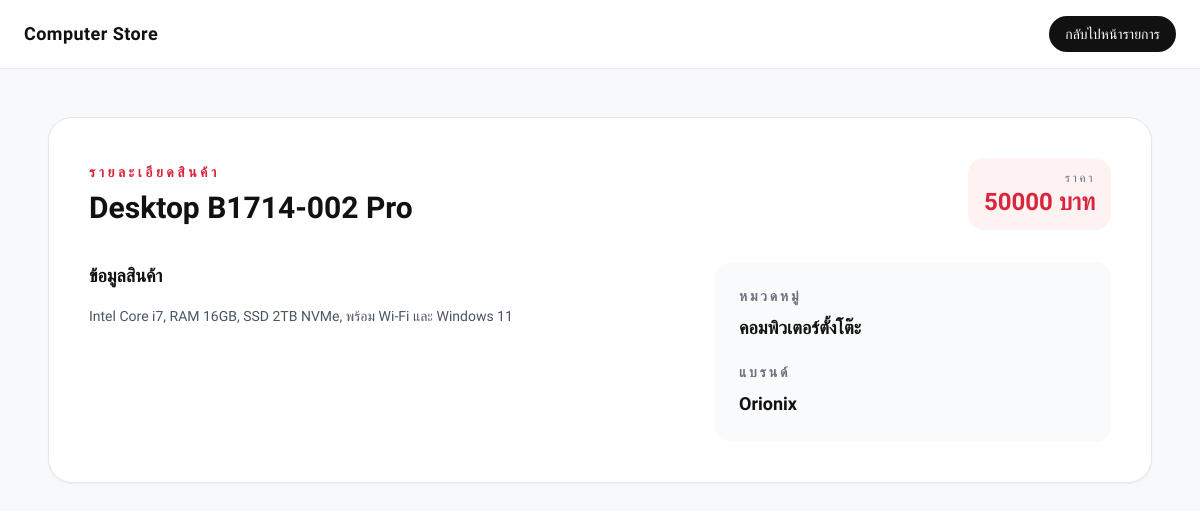
Screenshot of /products/164/ with the database file from the repository.
### shop/models.py (models this page shows, shortened)
class Product(models.Model):
    name = models.CharField(max_length=200, unique=True)
    brand = models.ForeignKey(Brand, on_delete=models.CASCADE, related_name='products')
    category = models.ForeignKey(Category, on_delete=models.CASCADE, related_name='products')
    description = models.TextField(blank=True)
    price = models.DecimalField(max_digits=10, decimal_places=2)
    created_at = models.DateTimeField(auto_now_add=True)

class Category(models.Model):
    name = models.CharField(max_length=100, unique=True)
    class Meta:
        verbose_name_plural = 'Categories'

class Brand(models.Model):
    name = models.CharField(max_length=100, unique=True)

### myapp/views.py (the view)
# urls.py: path('products/<int:product_id>/', product_detail, name='product-detail'),
def product_detail(request, product_id):
    product = get_object_or_404(ShopProduct, id=product_id)
    return render(request, 'product_detail.html', {'product': product})

### myapp/templates/product_detail.html (shortened to what this page needs)
<!doctype html>
<html lang="th">
  <head>
    <script src="https://cdn.tailwindcss.com"></script>
  </head>
  <body class="bg-paper text-ink">
    <nav class="border-b border-gray-200 bg-white/80 backdrop-blur">
      <div
        class="mx-auto flex max-w-7xl items-center justify-between px-6 py-4"
      >
        <a href="{% url 'home' %}" class="text-lg font-semibold tracking-wide"
          >Computer Store</a
        >
        <a
          href="{% url 'all-products' %}"
          class="rounded-full bg-ink px-4 py-2 text-sm font-medium text-white"
          >กลับไปหน้ารายการ</a
        >
      </div>
    </nav>
    <main class="mx-auto max-w-6xl px-6 py-12">
      <div
        class="rounded-3xl border border-gray-200 bg-white p-8 shadow-sm sm:p-10"
      >
        <div class="flex flex-wrap items-center justify-between gap-4">
          <div>
            <p
              class="text-sm font-semibold uppercase tracking-[0.25em] text-accent"
            >
              รายละเอียดสินค้า
            </p>
            <h1 class="mt-2 text-3xl font-bold">{{ product.name }}</h1>
          </div>
          <div class="rounded-2xl bg-red-50 px-4 py-3 text-right">
            <p class="text-xs uppercase tracking-[0.2em] text-gray-500">ราคา</p>
            <p class="text-2xl font-semibold text-accent">
              {{ product.price|floatformat:0 }} บาท
            </p>
          </div>
        </div>
        <div class="mt-8 grid gap-8 lg:grid-cols-[1.2fr_0.8fr]">
          <div>
            <h2 class="text-lg font-semibold">ข้อมูลสินค้า</h2>
            <p class="mt-3 text-sm leading-7 text-gray-600">
              {{ product.description }}
            </p>
          </div>
          <div class="rounded-2xl bg-gray-50 p-6">
            <p
              class="text-sm font-semibold uppercase tracking-[0.2em] text-gray-500"
            >
              หมวดหมู่
            </p>
            <p class="mt-2 text-lg font-semibold">
              {{ product.category.name }}
            </p>
            <p
              class="mt-5 text-sm font-semibold uppercase tracking-[0.2em] text-gray-500"
            >
              แบรนด์
            </p>
            <p class="mt-2 text-lg font-semibold">{{ product.brand.name }}</p>
          </div>
        </div>
      </div>
    </main>
  </body>
</html>

### myapp/templates/product_detail.html (style rules this page uses)
body { font-family: "Prompt", sans-serif; }

### rows the page displays
Product: name "Desktop B1714-002 Pro", price "50000", description "Intel Core i7, RAM 16GB, SSD 2TB NVMe, พร้อม Wi-Fi และ Windows 11", category.name "คอมพิวเตอร์ตั้งโต๊ะ", brand.name "Orionix"
